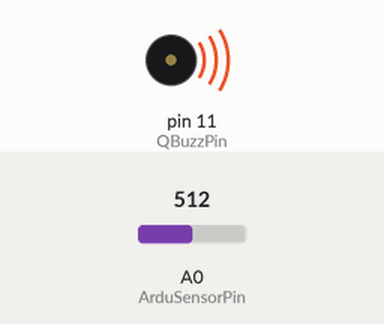
Simulated run of this sketch. Board: Arduino Uno, built with avr-gcc and run on an emulated ATmega328P. On the bench: buzzer (waves = sounding). Inputs (shaded band) come from the test bench; at power-on: A0 (ArduSensorPin) = 512.

Above: at 0.1 s.
Timing chart, 0 to 1.6 s (numbered marks = the images above):
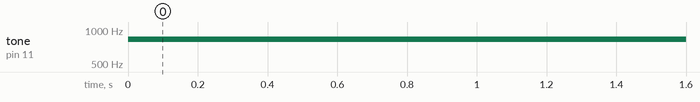

The sketch:

AS-ShieldBuzz.ino
```cpp
/*  QBuzz
This sketch demonstrates the buzzer on the ArduSensor Shield.  It makes a tone
generated by the value of an ArduSensor on port A0.

The parts from Qtechknow that you will need are:
-ArduSensor
-ArduSensor Shield

made on 10 July 12
created by Quin
*/

int lowVal = 0;       // declare the lowVal of your ArduSensor
int highVal = 1023;  // declare the highVal of your ArduSensor

const int QBuzzPin = 11;  // the pin that your QBuzz is connected to
const int ArduSensorPin = A0;  // the pin that your ArduSensor is connected to

void setup() {
  // no need for any code here
}

void loop() {
  // read the ArduSensor
  int sensorValue=analogRead(ArduSensorPin);

  // convert the ArduSensor values to values that the QBuzz can use
  int val=map(sensorValue, highVal, lowVal, 150, 1500);

  // make the tone
  tone(QBuzzPin, val);
}
```

ArduSensorShield-Demo.ino
```cpp

```

Measured:
- by itself, tone on pin 11 (QBuzzPin): silent → 824 Hz at 0.00 s
